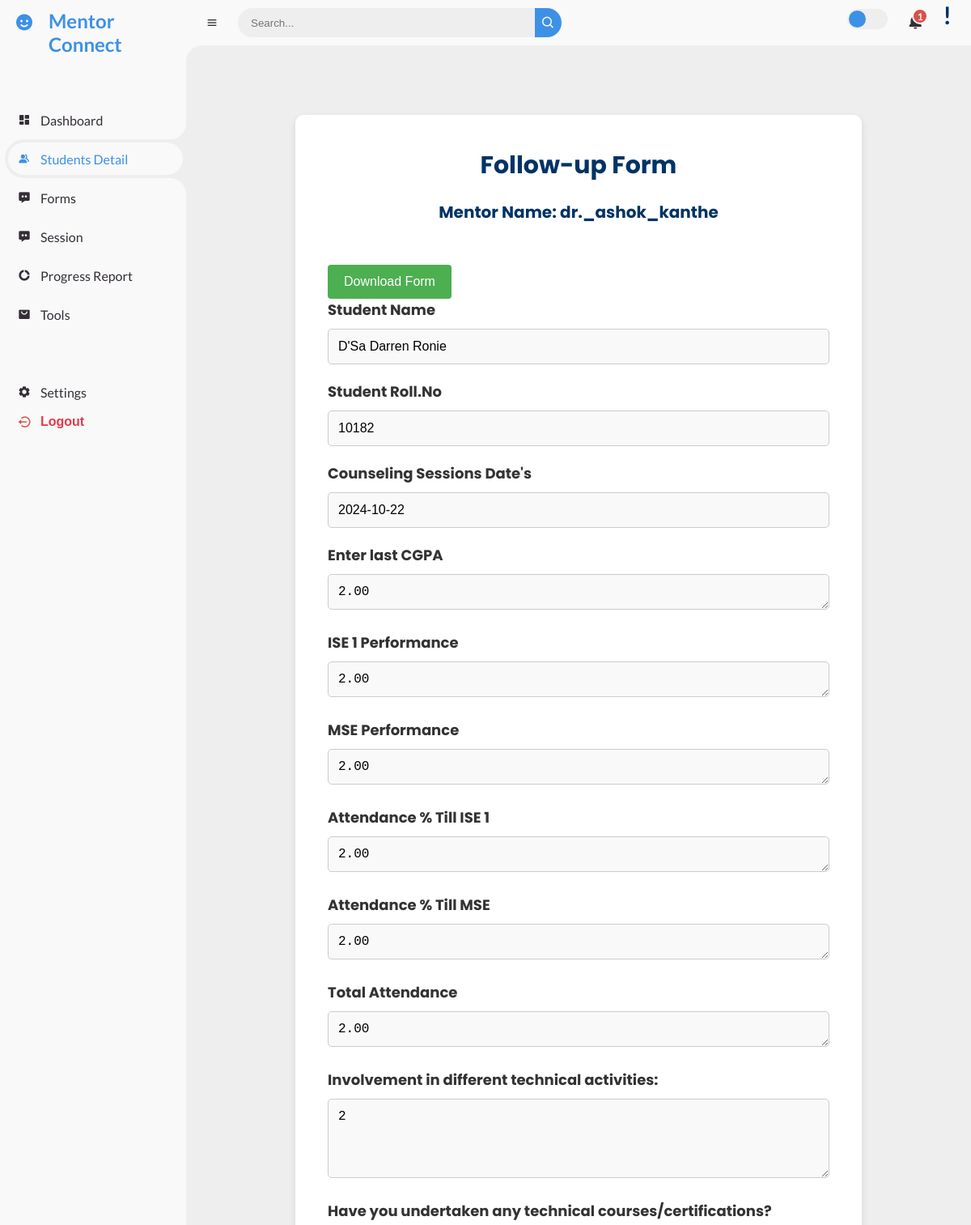
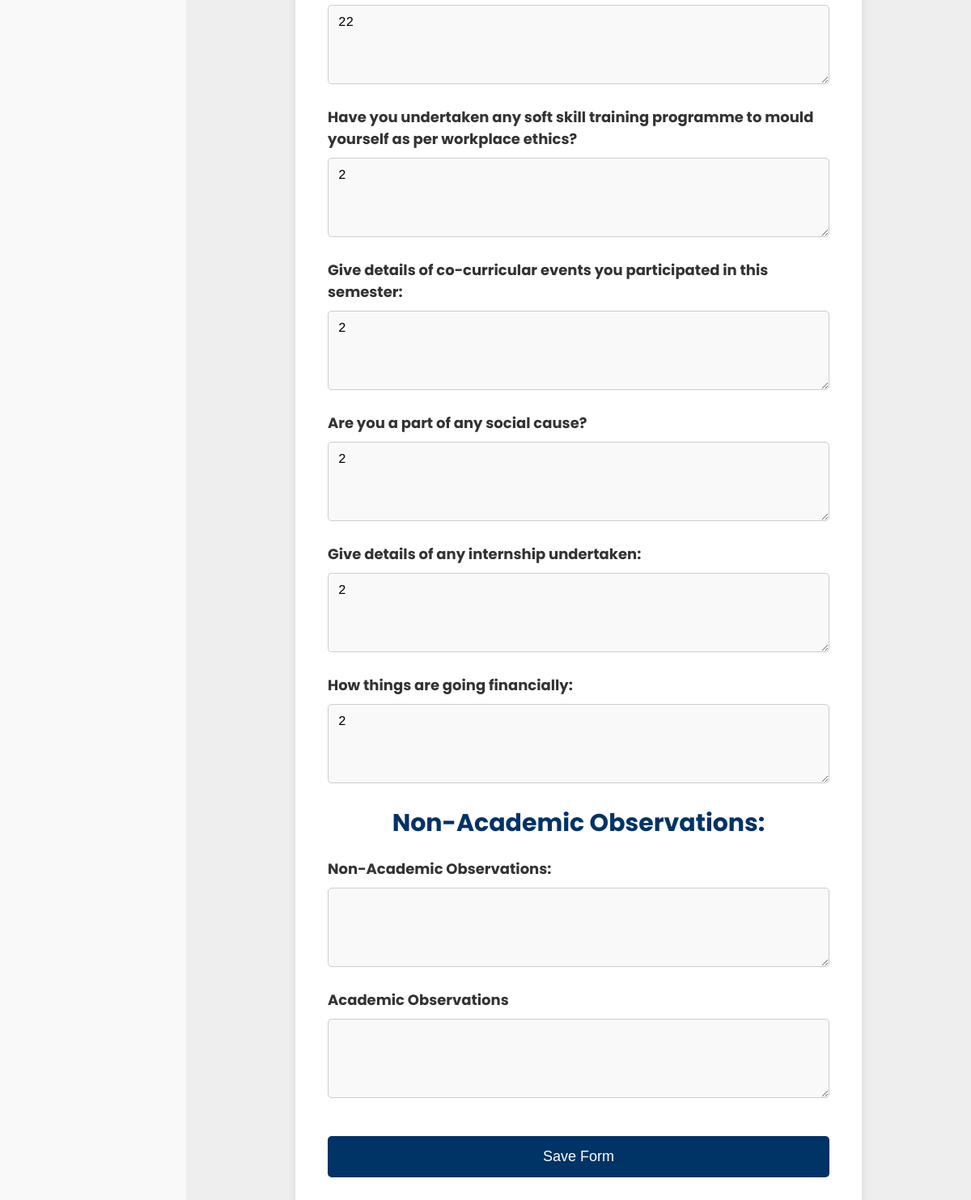
The page /followup_form/153/6/ on the database as committed earlier (2 pictures, top to bottom).
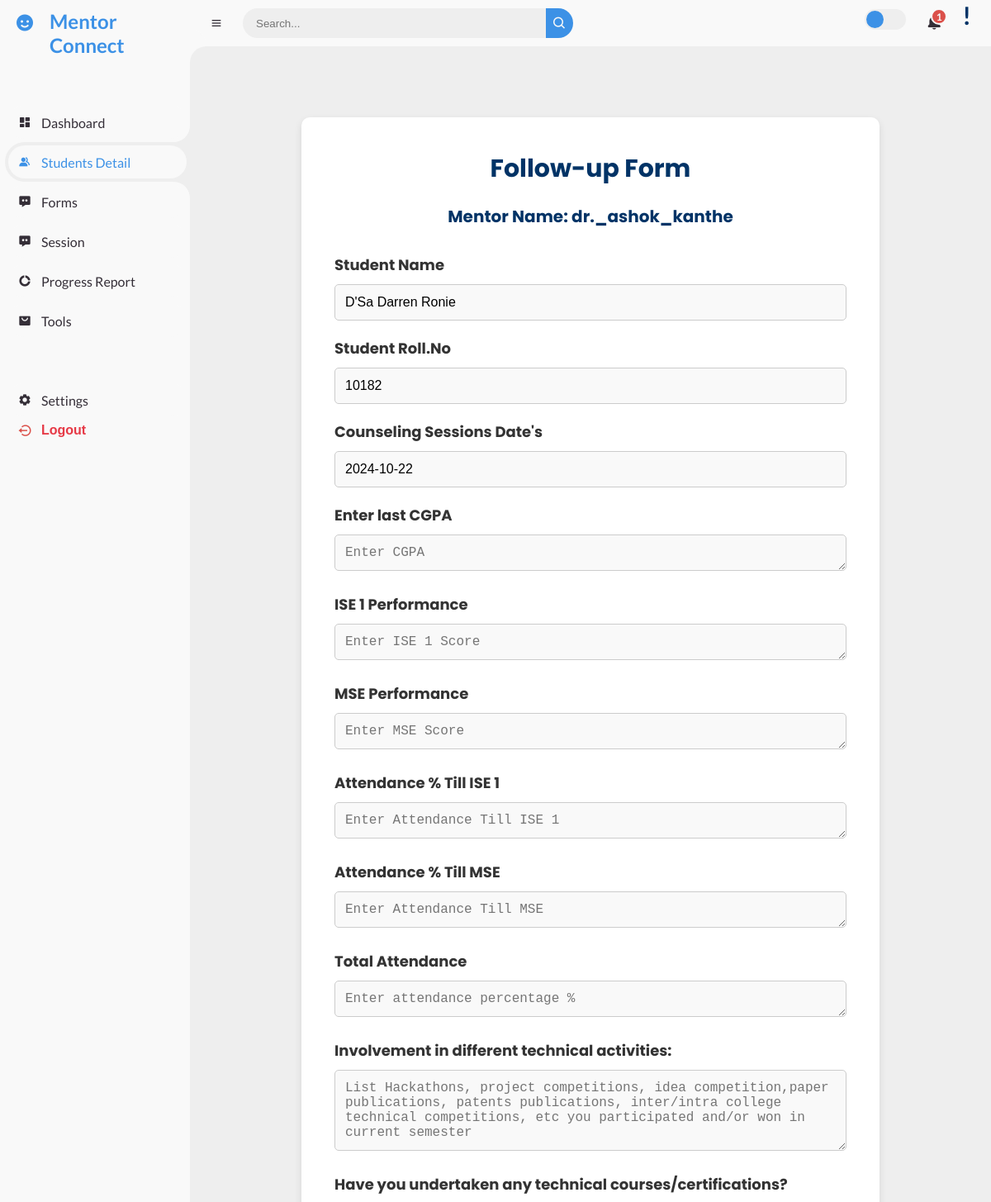
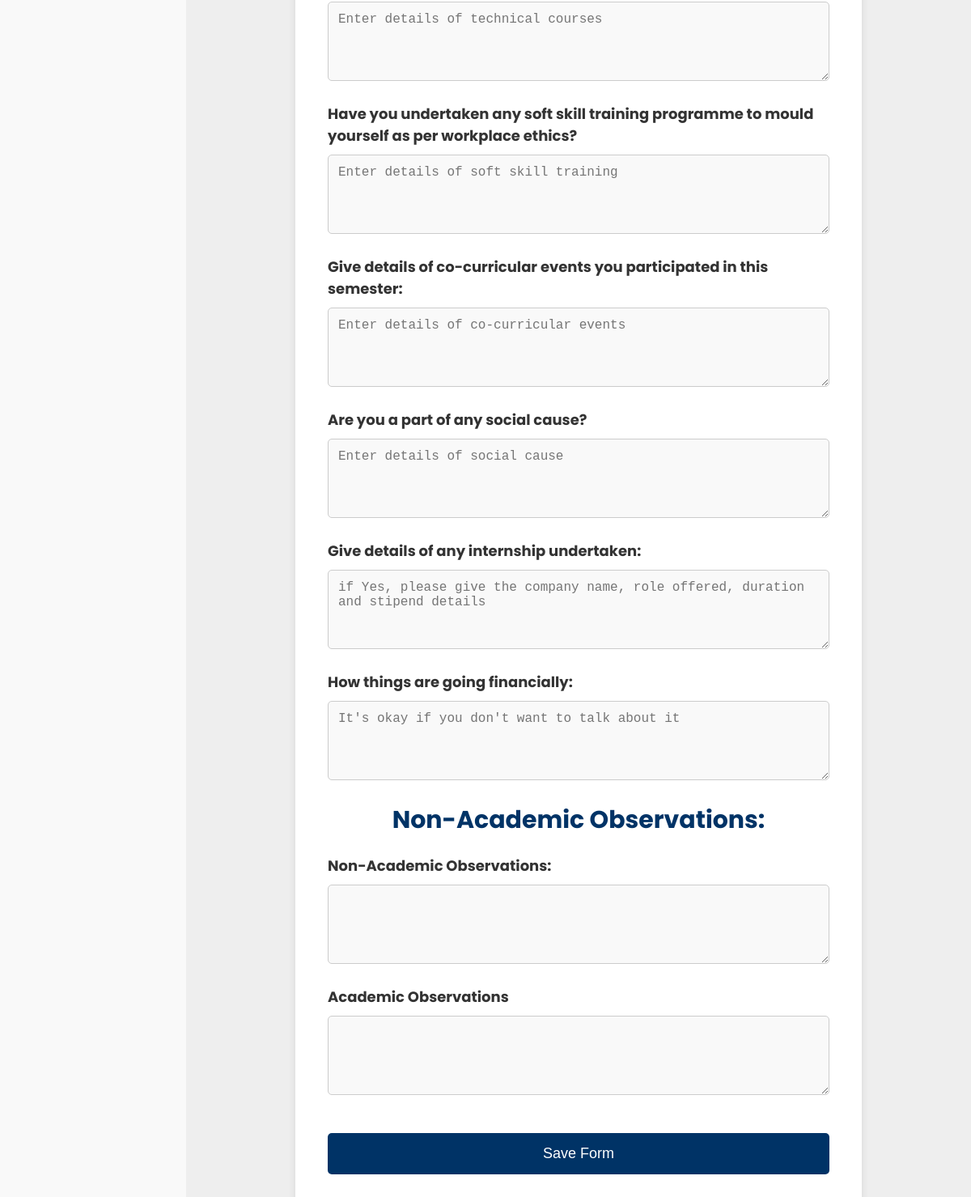
The same page on the database as committed later (2 pictures, top to bottom).
### mentor/models.py (models this page shows)
class StudentFollowupForm(models.Model):
    student = models.ForeignKey('MentorshipData', on_delete=models.CASCADE)
    name = models.CharField(max_length=255)
    rollno = models.CharField(max_length=100, unique=True)
    mentor_name = models.CharField(max_length=255)
    atte_ise1 = models.DecimalField(max_digits=5, decimal_places=2, default=0.00)
    atte_mse = models.DecimalField(max_digits=5, decimal_places=2, default=0.00)
    attendance = models.DecimalField(max_digits=5, decimal_places=2, default=0.00)
    ise1 = models.DecimalField(max_digits=5, decimal_places=2, default=0.00)
    mse = models.DecimalField(max_digits=5, decimal_places=2, default=0.00)
    semcgpa = models.DecimalField(max_digits=5, decimal_places=2, default=0.00)
    counseling_dates = models.TextField(null=True, blank=True)
    question1 = models.TextField(null=True, blank=True)  # Allow NULL values
    question2 = models.TextField(null=True, blank=True)  # Allow NULL values
    question3 = models.TextField(null=True, blank=True)  # Allow NULL values
    question4 = models.TextField(null=True, blank=True)  # Allow NULL values
    question5 = models.TextField(null=True, blank=True)  # Allow NULL values
    question6 = models.TextField(null=True, blank=True)  # Allow NULL values
    question7 = models.TextField(null=True, blank=True)  # Allow NULL values
    date = models.DateTimeField(default=timezone.now)
    nao = models.TextField(null=True, blank=True)
    ao = models.TextField(null=True, blank=True)
    def __str__(self):
        return str(self.rollno)

### mentor/views.py (the view)
def followup_form_student(request, student_id, mentor_id):
    student = get_object_or_404(MentorshipData, id=student_id)
    mentor = get_object_or_404(User, id=mentor_id)
    display_date = timezone.now().strftime("%d/%m/%Y")
    form_date = timezone.now().strftime("%Y-%m-%d")
    form_datetime = timezone.now()#pass current datetime to form models to pass recent forms
    form_exists = StudentFollowupForm.objects.filter(rollno=student.roll_number).exists()#check if form exists for download button
    try:
        followup_form_instance = StudentFollowupForm.objects.get(rollno=student.roll_number)
        print("Existing follow-up form instance found for student:", followup_form_instance)  # Debugging statement
    except StudentFollowupForm.DoesNotExist:
        followup_form_instance = None
        print("No existing follow-up form instance found for student:", student)  # Debugging statement
    if request.method == 'POST':
        if followup_form_instance:
            form = StudentFollowup_Form(request.POST, instance=followup_form_instance)
        else:
            form = StudentFollowup_Form(request.POST)
        if form.is_valid():
            student_form = form.save(commit=False)
            student_form.student = student
            student_form.mentor = mentor
            student_form.date = form_datetime#pass current datetime to form models to pass recent forms
            student_form.save()
            student1, created = Student1.objects.get_or_create(mentorship_data=student)
            student1.atte_ise1 = form.cleaned_data['atte_ise1']
            student1.atte_mse = form.cleaned_data['atte_mse']
            student1.attendance = form.cleaned_data['attendance']
            student1.ise1 = form.cleaned_data['ise1']
            student1.mse = form.cleaned_data['mse']
            student1.semcgpa = form.cleaned_data['semcgpa']
            student1.save()  # Save Student1 data
            return render(request, 'followup_form.html', {
                'form': form,
                'student': student,
                'mentor': mentor,  # Pass the mentor (user) to the template
                'date': form_date,
                'display_date': display_date,
                'success_message': 'Follow Form has been successfully updated for roll number ' + student_form.rollno,  # Success message
                'form_exists': form_exists,
            })  # Debugging statement
        else:
            print("Follow-up form errors:", form.errors)  # Debugging statement
            return render(request, 'followup_form.html', {
                'form': form,
                'student': student,
                'mentor': mentor,
                'date': form_date,
                'display_date': display_date,
                'errors': form.errors,
                'form_exists': form_exists,
            })
    else:
        if followup_form_instance:
            form = StudentFollowup_Form(instance=followup_form_instance)
            print("Populating follow-up form with existing data for student:", followup_form_instance)  # Debugging statement
        else:
            form = StudentFollowup_Form()
            print("Creating a new follow-up form for student:", student)  # Debugging statement
    return render(request, 'followup_form.html', {
        'form': form,
        'student': student,
        'mentor': mentor,
        'date': form_date,
        'display_date': display_date,
        'form_exists': form_exists,
    })

### mentor/models.py (called while the page is built)
    def __str__(self):
        return self.name

### mentor/templatetags/username_filters.py (called while the page is built)
@register.filter
def readable_username(value):
    return value.replace('_', ' ').title()

### templates/followup_form.html (shortened to what the changed rows need)
{% extends 'base.html' %}
{% load static %}
{% block content %}
<html lang="en">
<head>
</head>
<body>
    <div class="form-wrapper">
        <div class="form-container">
            <h1>Follow-up Form</h1>
            {% if form_exists %}
                <div class="download-container">
                    <button class="download-btn">Download Form</button>
                </div>
            {% endif %}
            <form method="post" action="{% url 'followup_form_student' student.id mentor.id%}">
                <label for="student-name">Student Name</label>
                <input type="text" id="student-name" name="name" value="{{ student.name }}" readonly required />
                <label for="student-roll">Student Roll.No</label>
                <input type="text" id="student-roll" name="rollno" value="{{ student.roll_number }}" readonly required />
                <label for="date">Counseling Sessions Date's</label>
                <input type="text" id="date" name="date" value="{{ date|default:'No Date Available' }}" readonly required />
                <label for="cgpa">Enter last CGPA </label>
                <textarea id="cgpa" name="semcgpa" placeholder="Enter CGPA" rows="1" required>{{ form_data.semcgpa|default:form.semcgpa.value|default_if_none:'' }}</textarea>
                <label for="ise1">ISE 1 Performance</label>
                <textarea id="ise1" name="ise1" placeholder="Enter ISE 1 Score" rows="1" required>{{ form_data.ise1|default:form.ise1.value|default_if_none:'' }}</textarea>
                <label for="mse">MSE Performance</label>
                <textarea id="mse" name="mse" placeholder="Enter MSE Score" rows="1" required>{{ form_data.mse|default:form.mse.value|default_if_none:'' }}</textarea>
                <label for="atte_ise1">Attendance % Till ISE 1</label>
                <textarea id="atte_ise1" name="atte_ise1" placeholder="Enter Attendance Till ISE 1" rows="1" required>{{ form_data.atte_ise1|default:form.atte_ise1.value|default_if_none:'' }}</textarea>
                <label for="atte_mse">Attendance % Till MSE</label>
                <textarea id="atte_mse" name="atte_mse" placeholder="Enter Attendance Till MSE" rows="1" required>{{ form_data.atte_mse|default:form.atte_mse.value|default_if_none:'' }}</textarea>
                <label for="attendance">Total Attendance</label>
                <textarea id="attendance" name="attendance" placeholder="Enter attendance percentage %" rows="1" required>{{ form_data.attendance|default:form.attendance.value|default_if_none:'' }}</textarea>
                <label for="technical_activities">Involvement in different technical activities:</label>
                <textarea id="technical_activities" name="question1" placeholder="List Hackathons, project competitions, idea competition,paper publications, patents publications, inter/intra college technical competitions, etc you participated and/or won in current semester" rows="4" required>{{ form_data.question1|default:form.question1.value|default_if_none:'' }}</textarea>
                <label for="technical_courses">Have you undertaken any technical courses/certifications?</label>
                <textarea id="technical_courses" name="question2" placeholder="Enter details of technical courses" rows="4">{{ form_data.question2|default:form.question2.value|default_if_none:'' }}</textarea>
                <label for="soft_skill_training">Have you undertaken any soft skill training programme to mould yourself as per workplace ethics? </label>
                <textarea id="soft_skill_training" name="question3" placeholder="Enter details of soft skill training" rows="4">{{ form_data.question3|default:form.question3.value|default_if_none:'' }}</textarea>
                <label for="co_curricular_events">Give details of co-curricular events you participated in this semester:</label>
                <textarea id="co_curricular_events" name="question4" placeholder="Enter details of co-curricular events" rows="4">{{ form_data.question4|default:form.question4.value|default_if_none:'' }}</textarea>
                <label for="social_cause">Are you a part of any social cause?</label>
                <textarea id="social_cause" name="question5" placeholder="Enter details of social cause" rows="4">{{ form_data.question5|default:form.question5.value|default_if_none:'' }}</textarea>
                <label for="internship">Give details of any internship undertaken:</label>
                <textarea id="internship" name="question6" placeholder="if Yes, please give the company name, role offered, duration and stipend details" rows="4">{{ form_data.question6|default:form.question6.value|default_if_none:'' }}</textarea>
                <label for="financial_situation">How things are going financially:</label>
                <textarea id="financial_situation" name="question7"  placeholder="It's okay if you don't want to talk about it" rows="4">{{ form_data.question7|default:form.question7.value|default_if_none:'' }}</textarea>
                <h1>Non-Academic Observations:</h1>
                <label for="nao">Non-Academic Observations:</label>
                <textarea id="nao" name="nao" placeholder=" " rows="4">{{ form_data.nao|default:form.nao.value|default_if_none:'' }}</textarea>
                <label for="ao">Academic Observations</label>
                <textarea id="ao" name="ao" placeholder=" " rows="4">{{ form_data.ao|default:form.ao.value|default_if_none:'' }}</textarea>
                <input type="submit" name="submit" value="Save Form" />
            </form>
        </div>
    </div>
</body>
</html>
{% endblock %}

Rows that differ between the two databases and show on the page:
removed StudentFollowupForm: semcgpa "2.00", ise1 "2.00", mse "2.00", atte_ise1 "2.00", atte_mse "2.00", attendance "2.00", question2 "22"
Other text that changed with them:
form field question1: "2" → (not shown)
form field question3: "2" → (not shown)
form field question4: "2" → (not shown)
form field question5: "2" → (not shown)
form field question6: "2" → (not shown)
form field question7: "2" → (not shown)
text no longer shown: "Download Form"
